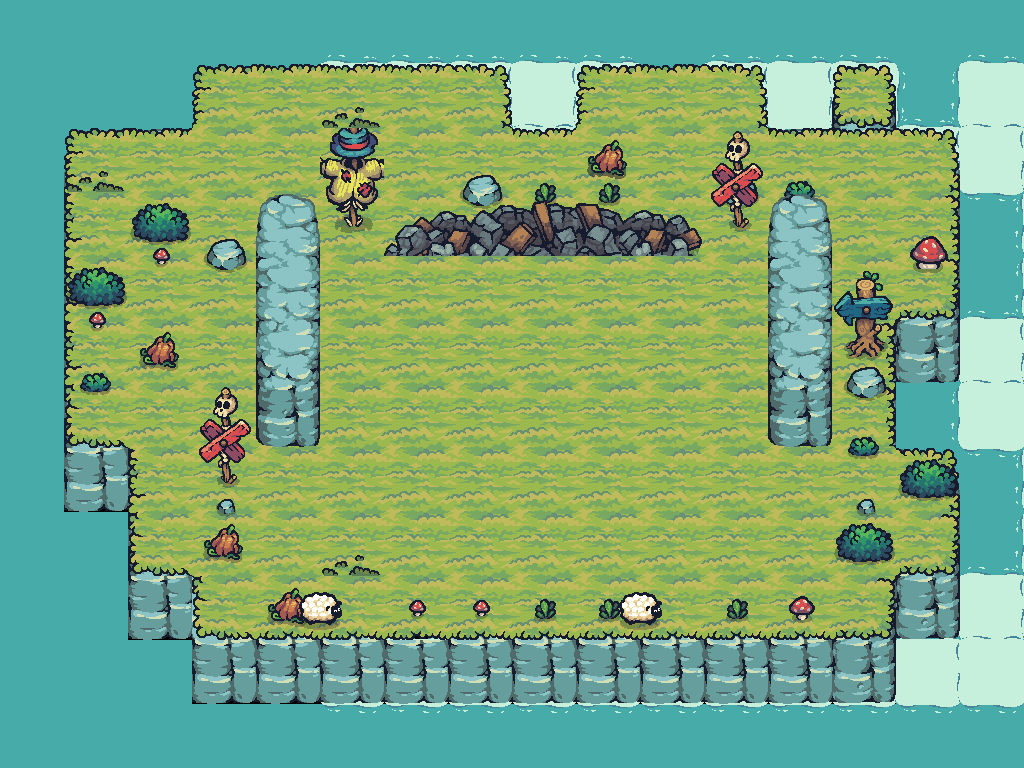

Below is a game level as drawn by its tile map, then a one-line description and the .tmx that defines it (tile-layer data replaced by summaries):
An orthogonal 16x12 tile map with 64x64 px tiles, 11 tile layers (Water, Foam, layerforedge, new game bg, ...), 23 tilesets and 35 objects (19x Block, 6x Tree, 6x Barrel, AntiPlayerCheckpoint, PlayerCheckpoint, ...).

<map version="1.10" tiledversion="1.11.0" orientation="orthogonal" renderorder="right-down" width="16" height="12" tilewidth="64" tileheight="64" infinite="0" nextlayerid="28" nextobjectid="11">
<properties>
  <property name="Star1" type="int" value="19" />
  <property name="Star2" type="int" value="21" />
  <property name="Star3" type="int" value="26" />
 </properties>
 <tileset firstgid="1" source="Terrain.tsx" />
 <tileset firstgid="41" source="Castle_Red.tsx" />
 <tileset firstgid="61" source="Tree.tsx" />
 <tileset firstgid="169" source="17.tsx" />
 <tileset firstgid="171" source="Tower_Blue.tsx" />
 <tileset firstgid="179" source="01.tsx" />
 <tileset firstgid="180" source="06.tsx" />
 <tileset firstgid="181" source="18.tsx" />
 <tileset firstgid="190" source="09.tsx" />
 <tileset firstgid="191" source="12.tsx" />
 <tileset firstgid="192" source="16.tsx" />
 <tileset firstgid="194" source="Castle_Destroyed.tsx" />
 <tileset firstgid="214" source="HappySheep_Idle.tsx" />
 <tileset firstgid="222" source="Tree_192.tsx" />
 <tileset firstgid="234" source="Water.tsx" />
 <tileset firstgid="235" source="Foam_192.tsx" />
 <tileset firstgid="243" source="Tilemap_Elevation.tsx" />
 <tileset firstgid="275" source="02.tsx" />
 <tileset firstgid="276" source="03.tsx" />
 <tileset firstgid="277" source="04.tsx" />
 <tileset firstgid="278" source="07.tsx" />
 <tileset firstgid="279" source="10.tsx" />
 <tileset firstgid="280" source="TX Props.tsx" />
 <group id="26" name="Common">
  <layer id="13" name="Water" width="16" height="12">
   <data>[192 cells, 88 non-empty, 1 distinct tile ids]</data>
  </layer>
  <layer id="14" name="Foam" width="16" height="12" offsetx="128" offsety="0">
   <data>[192 cells, 44 non-empty, 1 distinct tile ids]</data>
  </layer>
  <layer id="19" name="layerforedge" width="16" height="12">
   <data>[192 cells, 30 non-empty, 11 distinct tile ids]</data>
  </layer>
  <layer id="15" name="new game bg" width="16" height="12">
   <data>[192 cells, 128 non-empty, 12 distinct tile ids]</data>
  </layer>
  <layer id="24" name="eat" width="16" height="12">
   <data>[192 cells, 5 non-empty, 3 distinct tile ids]</data>
  </layer>
  <layer id="27" name="grass" width="16" height="12">
   <data>[192 cells, 3 non-empty, 1 distinct tile ids]</data>
  </layer>
  <layer id="17" name="props" width="16" height="12" offsetx="0" offsety="32">
   <data>[192 cells, 17 non-empty, 7 distinct tile ids]</data>
  </layer>
  <layer id="18" name="propsLayer2" width="16" height="12">
   <data>[192 cells, 8 non-empty, 5 distinct tile ids]</data>
  </layer>
  <objectgroup id="21" name="TreesOutSideGameGrid" class="TreesOutSideGameGrid">
   <object id="3" name="Tree" type="Tree" x="192" y="128" width="64" height="64" />
   <object id="5" name="Tree" type="Tree" x="256" y="128" width="64" height="64" />
   <object id="6" name="Tree" type="Tree" x="384" y="128" width="64" height="64" />
   <object id="7" name="Tree" type="Tree" x="832" y="192" width="64" height="64" />
   <object id="8" name="Tree" type="Tree" x="640" y="128" width="64" height="64" />
   <object id="9" name="Tree" type="Tree" x="192" y="320" width="64" height="64" />
  </objectgroup>
  <layer id="22" name="AheadOfTreesProps" width="16" height="12">
   <data>[192 cells, 6 non-empty, 6 distinct tile ids]</data>
  </layer>
  <objectgroup id="30" name="CollisionblocksForGrid">
   <object id="101" name="Block" type="Block" x="256" y="128" width="576" height="64" />
   <object id="102" name="Block" type="Block" x="256" y="576" width="576" height="64" />
   <object id="103" name="Block" type="Block" x="192" y="192" width="64" height="384" />
   <object id="104" name="Block" type="Block" x="831" y="192" width="64" height="384" />
  </objectgroup>
  <layer id="25" name="BottomEdge" width="16" height="12">
   <data>[192 cells, 2 non-empty, 1 distinct tile ids]</data>
  </layer>
 </group>
 <layer id="13" name="CollisionblockTileLayer" width="16" height="12">
  <data>[192 cells, 17 non-empty, 13 distinct tile ids]</data>
 </layer>
 <objectgroup id="5" name="Collisionblocks">
  <object id="1" name="Block" type="Block" x="256" y="192" width="64" height="64" />
  <object id="2" name="Block" type="Block" x="320" y="192" width="64" height="64" />
  <object id="3" name="Block" type="Block" x="384" y="192" width="64" height="64" />
  <object id="4" name="Block" type="Block" x="448" y="192" width="64" height="64" />
  <object id="5" name="Block" type="Block" x="512" y="192" width="64" height="64" />
  <object id="6" name="Block" type="Block" x="576" y="192" width="64" height="64" />
  <object id="7" name="Block" type="Block" x="640" y="192" width="64" height="64" />
  <object id="8" name="Block" type="Block" x="704" y="192" width="64" height="64" />
  <object id="9" name="Block" type="Block" x="768" y="192" width="64" height="64" />
  <object id="10" name="Block" type="Block" x="256" y="256" width="64" height="64" />
  <object id="11" name="Block" type="Block" x="768" y="256" width="64" height="64" />
  <object id="12" name="Block" type="Block" x="256" y="320" width="64" height="64" />
  <object id="15" name="Block" type="Block" x="768" y="320" width="64" height="64" />
  <object id="16" name="Block" type="Block" x="256" y="384" width="64" height="64" />
  <object id="18" name="Block" type="Block" x="768" y="384" width="64" height="64" />
 </objectgroup>
 <objectgroup id="6" name="Checkpoints">
  <object id="19" name="AntiPlayerCheckpoint" type="AntiPlayerCheckpoint" x="256" y="448" width="64" height="64" />
  <object id="20" name="PlayerCheckpoint" type="PlayerCheckpoint" x="768" y="448" width="64" height="64" />
 </objectgroup>
 <objectgroup id="7" name="Spawnpoints">
  <object id="13" name="Barrel" type="Barrel" x="384" y="320" width="64" height="64" />
  <object id="14" name="Barrel" type="Barrel" x="640" y="320" width="64" height="64" />
  <object id="17" name="Barrel" type="Barrel" x="512" y="384" width="64" height="64" />
  <object id="21" name="Player" type="Player" x="256" y="512" width="64" height="64" />
  <object id="22" name="Barrel" type="Barrel" x="448" y="512" width="64" height="64" />
  <object id="23" name="Barrel" type="Barrel" x="512" y="512" width="64" height="64" />
  <object id="24" name="Barrel" type="Barrel" x="576" y="512" width="64" height="64" />
  <object id="25" name="AntiPlayer" type="AntiPlayer" x="768" y="512" width="64" height="64" />
 </objectgroup>
</map>
